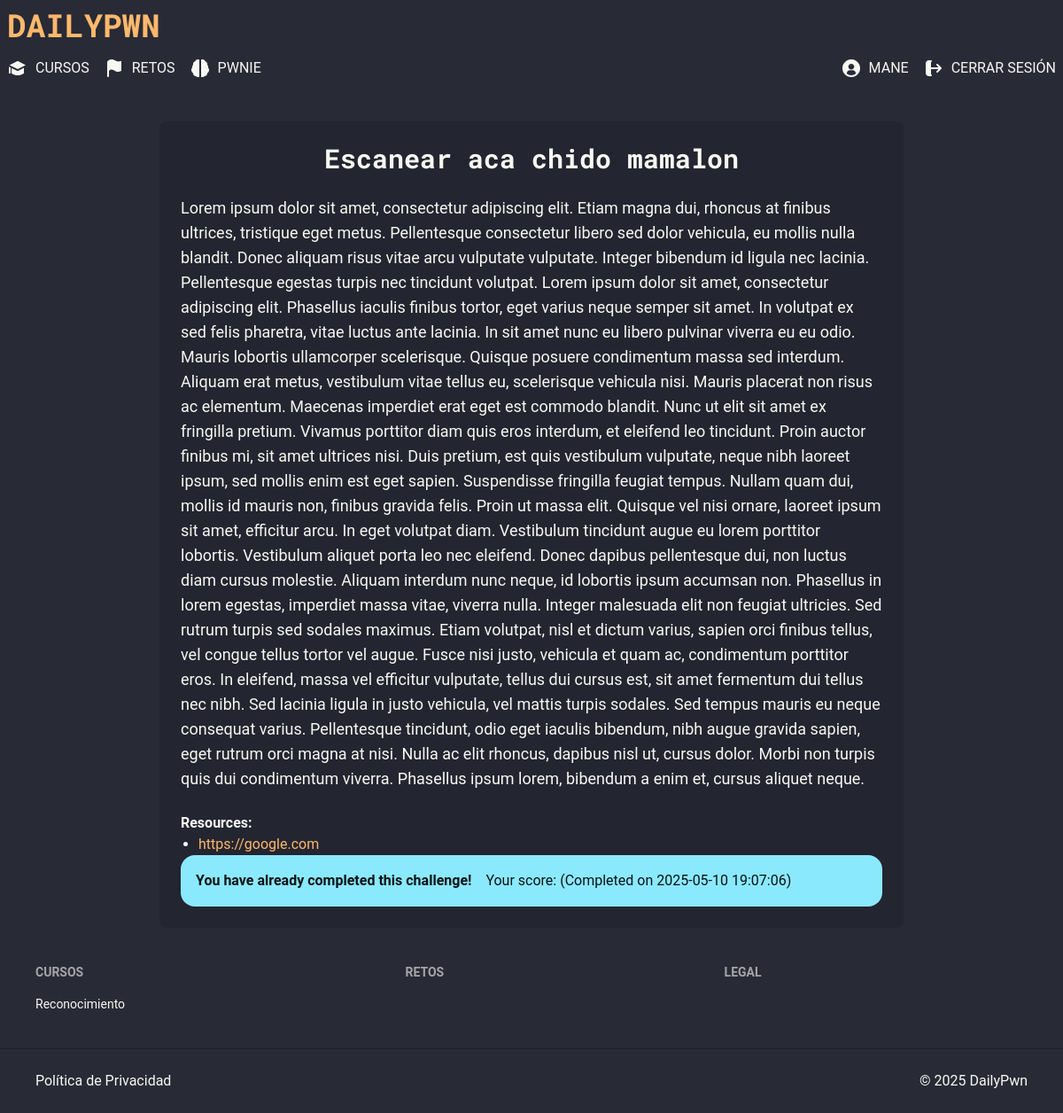
Page /challenges/scanning (signed in) on the committed database.
### app/models.py (models this page shows, shortened)
class User(UserMixin, db.Model):
    id = db.Column(db.Integer, primary_key=True)
    username = db.Column(db.String(200), nullable=False, unique=True)
    email = db.Column(db.String(120), nullable=False, unique=True)
    password = db.Column(db.String(128), nullable=False)
    date_added = db.Column(db.DateTime, default=datetime.utcnow)
    completed_challenges = db.relationship('UserChallenge', back_populates='user')

class Challenge(db.Model):
    id = db.Column(db.Integer, primary_key=True)
    title = db.Column(db.String(255), nullable=False)
    alias = db.Column(db.String(25), nullable=False)
    description = db.Column(db.Text)
    files = db.Column(db.String(255))
    resources = db.Column(db.String(255))
    flag = db.Column(db.String(30), nullable=False)
    course_id = db.Column(db.Integer, db.ForeignKey('course.id'), nullable=False)
    category_id = db.Column(db.Integer, db.ForeignKey('category.id'), nullable=False)
    course = db.relationship('Course', back_populates='challenges')
    category = db.relationship('Category', back_populates='challenges')
    completions = db.relationship('UserChallenge', back_populates='challenge')

class UserChallenge(db.Model):
    __tablename__ = 'user_challenge'
    user_id = db.Column(db.Integer, db.ForeignKey('user.id'), primary_key=True)
    challenge_id = db.Column(db.Integer, db.ForeignKey('challenge.id'), primary_key=True)
    completed_at = db.Column(db.DateTime, default=datetime.utcnow)
    user = db.relationship('User', back_populates='completed_challenges')
    challenge = db.relationship('Challenge', back_populates='completions')

### app/routes/challenges.py (the view, shortened to what this page needs)
@challenges.route('/<challenge_title>', methods=['GET', 'POST'])
@login_required
def get_challenges(challenge_title):
    challenge = Challenge.query.filter_by(alias=challenge_title).first()
    user_challenge = UserChallenge.query.filter_by(user_id=current_user.id, challenge_id=challenge.id).first()
    if user_challenge:
        user_has_completed_challenge = True
        user_challenge_data = user_challenge  # To access score and completed_at
    else:
        user_has_completed_challenge = False
        user_challenge_data = None
    if challenge is None:
        abort(404)
    form = FlagForm()
    return render_template('challenges/challenge_detail.html',
                           challenge=challenge,
                           form=form,
                           user_has_completed_challenge=user_has_completed_challenge,
                           user_challenge=user_challenge_data,
                           page_title=challenge.title)

### app/models.py (called while the page is built)
@login.user_loader
def load_user(id):
    return db.session.get(User, int(id))

### app/templates/challenges/challenge_detail.html (shortened to what this page needs)
{% extends 'base.html' %}
{% block content %}
<div class="bg-base-200 w-[70%] mx-auto rounded-lg p-6 mt-10">
    <h1 class="text-3xl font-bold font-RobotoMono text-center pb-6">{{ challenge.title }}</h1>
    <p class="flex-2 text-lg">{{ challenge.description }}</p>
    <p class="font-bold pt-6">Resources:</p>
    {% if challenge.resources %}
        {% set resources = challenge.resources.split(',') %}
        <ul class="list-disc pl-5">
            {% for resource in resources %}
                <li><a href="{{ resource.strip() }}" target="_blank" class="text-accent">{{ resource.strip() }}</a></li>
            {% endfor %}
        </ul>
    {% else %}
        <p>No resources available.</p>
    {% endif %}
    {% if user_has_completed_challenge %}
        <div class="alert alert-info">
            <strong>You have already completed this challenge!</strong>
            <p>Your score: {{ user_challenge.score }} (Completed on {{ user_challenge.completed_at.strftime('%Y-%m-%d %H:%M:%S') }})</p>
        </div>
    {% endif %}
</div>
{% endblock %}

### app/templates/base.html (shortened to what this page needs)
<!DOCTYPE html>
<html data-theme="dracula">
<head>
    <link rel="stylesheet" href="{{ url_for('static', filename='css/main.css') }}">
</head>
<body class="font-Roboto">
    <div class="navbar flex flex-col items-start space-y-4 hidden lg:block">
        <div>
            <a href="/" class="text-4xl font-bold font-RobotoMono text-accent">{{ "DailyPwn".upper() }}</a>
        </div>
        <div class="flex justify-between w-full">
            <ul class="flex flex-row space-x-4">
                {% for link in [
                    {
                        'href': '/courses',
                        'text': 'Cursos',
                        'svg': '''
                            <svg class="w-6 fill-current" aria-hidden="true" xmlns="http://www.w3.org/2000/svg" width="24" height="24" fill="currentColor" viewBox="0 0 24 24">
                            <path d="M12.4472 4.10557c-.2815-.14076-.6129-.14076-.8944 0L2.76981 8.49706l9.21949 4.39024L21 8.38195l-8.5528-4.27638Z"/>
                            <path d="M5 17.2222v-5.448l6.5701 3.1286c.278.1325.6016.1293.8771-.0084L19 11.618v5.6042c0 .2857-.1229.5583-.3364.7481l-.0025.0022-.0041.0036-.0103.009-.0119.0101-.0181.0152c-.024.02-.0562.0462-.0965.0776-.0807.0627-.1942.1465-.3405.2441-.2926.195-.7171.4455-1.2736.6928C15.7905 19.5208 14.1527 20 12 20c-2.15265 0-3.79045-.4792-4.90614-.9751-.5565-.2473-.98098-.4978-1.27356-.6928-.14631-.0976-.2598-.1814-.34049-.2441-.04036-.0314-.07254-.0576-.09656-.0776-.01201-.01-.02198-.0185-.02991-.0253l-.01038-.009-.00404-.0036-.00174-.0015-.0008-.0007s-.00004 0 .00978-.0112l-.00009-.0012-.01043.0117C5.12215 17.7799 5 17.5079 5 17.2222Zm-3-6.8765 2 .9523V17c0 .5523-.44772 1-1 1s-1-.4477-1-1v-6.6543Z"/>
                            </svg>
                        '''
                    },
                    {'href': '/challenges',
                    'text': 'Retos',
                    'svg': '''
                        <svg class="w-6 fill-current" aria-hidden="true" xmlns="http://www.w3.org/2000/svg" width="24" height="24" fill="currentColor" viewBox="0 0 24 24">
                        <path d="M13.09 3.294c1.924.95 3.422 1.69 5.472.692a1 1 0 0 1 1.438.9v9.54a1 1 0 0 1-.562.9c-2.981 1.45-5.382.24-7.25-.701a38.739 38.739 0 0 0-.622-.31c-1.033-.497-1.887-.812-2.756-.77-.76.036-1.672.357-2.81 1.396V21a1 1 0 1 1-2 0V4.971a1 1 0 0 1 .297-.71c1.522-1.506 2.967-2.185 4.417-2.255 1.407-.068 2.653.453 3.72.967.225.108.443.216.655.32Z"/>
                        </svg>
                    '''
                },
                    {'href': '/chat',
                    'text': 'Pwnie',
                    'svg': '''
                        <svg class="w-6 fill-current" aria-hidden="true" xmlns="http://www.w3.org/2000/svg" width="24" height="24" fill="currentColor" viewBox="0 0 24 24">
                        <path d="M11 21V2.352A3.451 3.451 0 0 0 9.5 2a3.5 3.5 0 0 0-3.261 2.238A3.5 3.5 0 0 0 4.04 8.015a3.518 3.518 0 0 0-.766 1.128c-.042.1-.064.209-.1.313a3.34 3.34 0 0 0-.106.344 3.463 3.463 0 0 0 .02 1.468A4.017 4.017 0 0 0 2.3 12.5l-.015.036a3.861 3.861 0 0 0-.216.779A3.968 3.968 0 0 0 2 14c.003.24.027.48.072.716a4 4 0 0 0 .235.832c.006.014.015.027.021.041a3.85 3.85 0 0 0 .417.727c.105.146.219.285.342.415.072.076.148.146.225.216.1.091.205.179.315.26.11.081.2.14.308.2.02.013.039.028.059.04v.053a3.506 3.506 0 0 0 3.03 3.469 3.426 3.426 0 0 0 4.154.577A.972.972 0 0 1 11 21Zm10.934-7.68a3.956 3.956 0 0 0-.215-.779l-.017-.038a4.016 4.016 0 0 0-.79-1.235 3.417 3.417 0 0 0 .017-1.468 3.387 3.387 0 0 0-.1-.333c-.034-.108-.057-.22-.1-.324a3.517 3.517 0 0 0-.766-1.128 3.5 3.5 0 0 0-2.202-3.777A3.5 3.5 0 0 0 14.5 2a3.451 3.451 0 0 0-1.5.352V21a.972.972 0 0 1-.184.546 3.426 3.426 0 0 0 4.154-.577A3.506 3.506 0 0 0 20 17.5v-.049c.02-.012.039-.027.059-.04.106-.064.208-.13.308-.2s.214-.169.315-.26c.077-.07.153-.14.225-.216a4.007 4.007 0 0 0 .459-.588c.115-.176.215-.361.3-.554.006-.014.015-.027.021-.041.087-.213.156-.434.205-.659.013-.057.024-.115.035-.173.046-.237.07-.478.073-.72a3.948 3.948 0 0 0-.066-.68Z"/>
                        </svg>
                    '''
                },
                ] %}
                <a href="{{ link.href }}" class="flex items-center space-x-2 hover:text-accent">
                    {{ link.svg | safe }}
                    <span>{{ link.text.upper() }}</span>
                </a>
            </ul>
            <ul class="flex flex-row space-x-4">
                {% if current_user.is_authenticated %}
                    <a href="" class="flex items-center space-x-2 hover:text-accent">
                        <span>{{current_user.username.upper()}}</span>
                    </a>
                    <a href="#" onclick="document.getElementById('logout-form').submit();" class="flex items-center space-x-2 hover:text-accent">
                        <svg class="w-6 fill-current" aria-hidden="true" xmlns="http://www.w3.org/2000/svg" width="24" height="24" fill="none" viewBox="0 0 24 24">
                        <path stroke="currentColor" stroke-linecap="round" stroke-linejoin="round" stroke-width="2" d="M20 12H8m12 0-4 4m4-4-4-4M9 4H7a3 3 0 0 0-3 3v10a3 3 0 0 0 3 3h2"/>
                        </svg>
                        <span>{{ "Cerrar Sesión".upper() }}</span>
                    </a>
                {% endif %}
            </ul>
        </div>
    </div>
    {% block content %}{% endblock %}
    <footer class="footer text-base-content p-10">
        <nav>
            <h6 class="footer-title">Cursos</h6>
            {% for link in [
                {'href': '/courses/reconnainsance', 'text': 'Reconocimiento'},
            ] %}
                <a href="{{ link.href }}" class="link link-hover hover:text-accent">{{ link.text[0].upper() + link.text[1:].lower() }}</a>
            {% endfor %}
        </nav>
        <nav>
            <h6 class="footer-title">Retos</h6>
        </nav>
        <nav>
            <h6 class="footer-title">Legal</h6>
        </nav>
        </footer>
        <footer class="footer text-base-content border-base-300 border-t px-10 py-4 text-base py-6">
        <aside class="grid-flow-col items-center">
            <a href="/privacy-policy" class="hover:text-accent">Política de Privacidad</a>
        </aside>
        <nav class="lg:place-self-center lg:justify-self-end">
            <div class="grid grid-flow-col gap-4">
                &copy; 2025 DailyPwn
            </div>
        </nav>
    </footer>
</body>
</html>

### rows in the picture
User: username "MANE"
Challenge: title "Escanear aca chido mamalon", description "Lorem ipsum dolor sit amet, consectetur adipiscing elit. Etiam magna dui, rhoncus at finibus ultrices, tristique eget metus. Pellentesque consectetur libero sed dolor vehicula, eu mollis nulla blandit. Donec aliquam risus vitae arcu vulputate vulputate. Integer bibendum id ligula nec lacinia. Pellentesque egestas turpis nec tincidunt volutpat. Lorem ipsum dolor sit amet, consectetur adipiscing elit. Phasellus iaculis finibus tortor, eget varius neque semper sit amet. In volutpat ex sed felis pharetra, vitae luctus ante lacinia. In sit amet nunc eu libero pulvinar viverra eu eu odio. Mauris lobortis ullamcorper scelerisque. Quisque posuere condimentum massa sed interdum. Aliquam erat metus,…", strip "https://google.com"
UserChallenge: completed_at "2025-05-10 19:07:06"

### other values in the picture
{{ "DailyPwn".upper() }} "DAILYPWN"
{{ link.text.upper() }} "CURSOS" "RETOS" "PWNIE"
{{ "Cerrar Sesión".upper() }} "CERRAR SESIÓN"
{{ link.text[0].upper() + link.text[1:].lower() }} "Reconocimiento"
